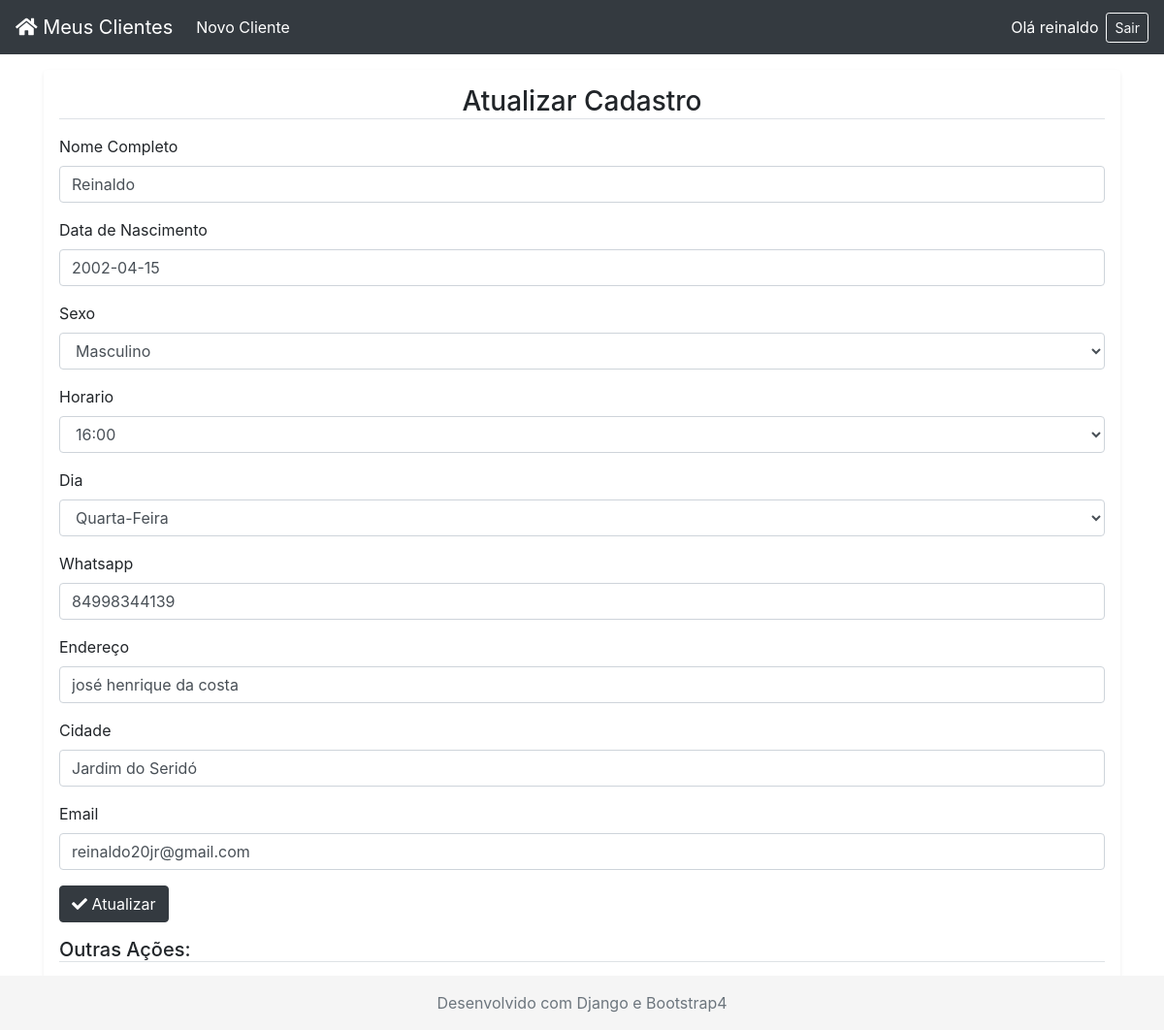
Screenshot of /atualizar_cliente/2 (signed in) with the database file from the repository.
### clientes/models.py (models this page shows, shortened)
class Cliente(models.Model):
    SEXO_CHOICES = [
        ('Feminino', 'Feminino'),
        ('Masculino', 'Masculino'),
        ('Outros', 'Outros')
    ]
    horario = [
        ('08:00', '08:00'),
        ('09:00', '09:00'),
        ('10:00', '10:00'),
        ('11:00', '11:00'),
        ('12:00', '12:00'),
        ('14:00', '14:00'),
        ('15:00', '15:00'),
        ('16:00', '16:00'),
        ('17:00', '17:00'),
        ('18:00', '18:00')
    ]
    dia = [
        ('Segunda-Feira', 'Segunda-Feira'),
        ('Terça-Feira', 'Terça-Feira'),
        ('Quarta-Feira', 'Quarta-Feira'),
        ('Quinta-Feira', 'Quinta-Feira'),
        ('Sexta-Feira', 'Sexta-Feira'),
        ('Sábado-Feira', 'Sábado-Feira')
    ]
    nomecompleto = models.CharField('Nome Completo', max_length=150)
    nascimento = models.DateField('Data de Nascimento')
    sexo = models.CharField('Sexo', max_length=9, choices=SEXO_CHOICES)
    horario = models.CharField('Horario', max_length=10, choices=horario)
    dia = models.CharField('Dia', max_length=15, choices=dia)
    whatsapp = models.CharField('Whatsapp', max_length=15)
    endereco = models.CharField('Endereço', max_length=150)
    cidade = models.CharField('Cidade', max_length=30)
    email = models.EmailField('Email')

### clientes/views.py (the view, shortened to what this page needs)
# urls.py: path('atualizar_cliente/<int:id>', atualizar_cliente, name='atualizar_cliente'),
@login_required
def atualizar_cliente(request, id):
    cliente = get_object_or_404(Cliente, pk=id)
    form = ClienteForm(request.POST or None, instance=cliente)
    context = {
        'form': form,
        'cliente' : cliente
    }
    return render(request,'atualizar_cliente.html',context)

### clientes/forms.py
class ClienteForm (ModelForm):
	class Meta:
		model = Cliente
		fields = ['nomecompleto', 'nascimento', 'sexo', 'horario', 'dia', 'whatsapp','endereco', 'cidade', 'email']

### clientes/templates/atualizar_cliente.html (shortened to what this page needs)
{% extends 'base.html' %}
{% load bootstrap4 %}
{% block main %}
	<div class="container">
		<div class="my-3 p-3 bg-white rounded shadow-sm">
			<h3 class="text-center border-bottom border-gray mb-3"> Atualizar Cadastro </h3>
			<form method="POST" enctype="multipart/form-data">
				{% bootstrap_form form %}
				<button type="submit" class="btn btn-dark"> <i class="fas fa-check"></i> Atualizar </button>
			</form>
			<p class="h5 mb-3 border-bottom border-gray mt-3"> Outras Ações: </p>
			<a href="{% url 'listar_clientes' %}" class="btn btn-outline-dark">  Voltar </a>
			<a class="btn btn-outline-dark"  href="#" data-toggle="modal" data-target="#delete-modal">  Excluir</a>
		</div>
	</div>
{% endblock main %}

### clientes/templates/base.html (shortened to what this page needs)
{% load static %}
<!DOCTYPE html>
<html lang="pt-br">
<head>
  <link rel="stylesheet" href="https://stackpath.bootstrapcdn.com/bootstrap/4.5.0/css/bootstrap.min.css">
  <link href="https://cdnjs.cloudflare.com/ajax/libs/font-awesome/5.13.0/css/all.min.css" rel="stylesheet">
  <link href="{% static 'css/style.css' %}" rel="stylesheet">
</head>
  <body>
    <nav class="navbar navbar-expand-lg navbar-dark bg-dark">
      <a  href="{% url 'listar_clientes' %}" class="navbar-brand"><i class="fas fa-home"></i> Meus Clientes </a>
      <div class="collapse navbar-collapse" id="menu">
        <ul class="navbar-nav mr-auto">
          <li class="nav-item active">
            <a class="nav-link" href="{% url 'cadastrar_cliente' %}"> </i> Novo Cliente </a>
          </li>
        </ul>
        {% if user.is_authenticated %}
        <span class="text-white ">  Olá {{ user.username }} </span>
        <a href="{% url 'logout' %}" class="btn btn-outline-light btn-sm ml-2"> Sair </a> {% endif %}
      </div>
    </nav>
		<main class="mx-3 my-3">
			{% block main %}
			{% endblock %}
		</main>
    <footer class="footer">
      <div class="my-3">
        <p class="text-muted"> Desenvolvido com Django e Bootstrap4 </p>
      </div>
    </footer>
  </body>
</html>

### clientes/static/css/style.css (style rules this page uses)
html, body { height: 100%; }
.footer { position: absolute; bottom: 0; width: 100%; height: auto; background-color: #f5f5f5; text-align: center; color: gray; }

### rows the page displays
Cliente: nomecompleto "Reinaldo", nascimento "2002-04-15", sexo "Masculino", horario "16:00", dia "Quarta-Feira", whatsapp "84998344139", endereco "josé henrique da costa", cidade "Jardim do Seridó", email "reinaldo20jr@gmail.com"

### other values shown
{{ user.username }} "reinaldo"
